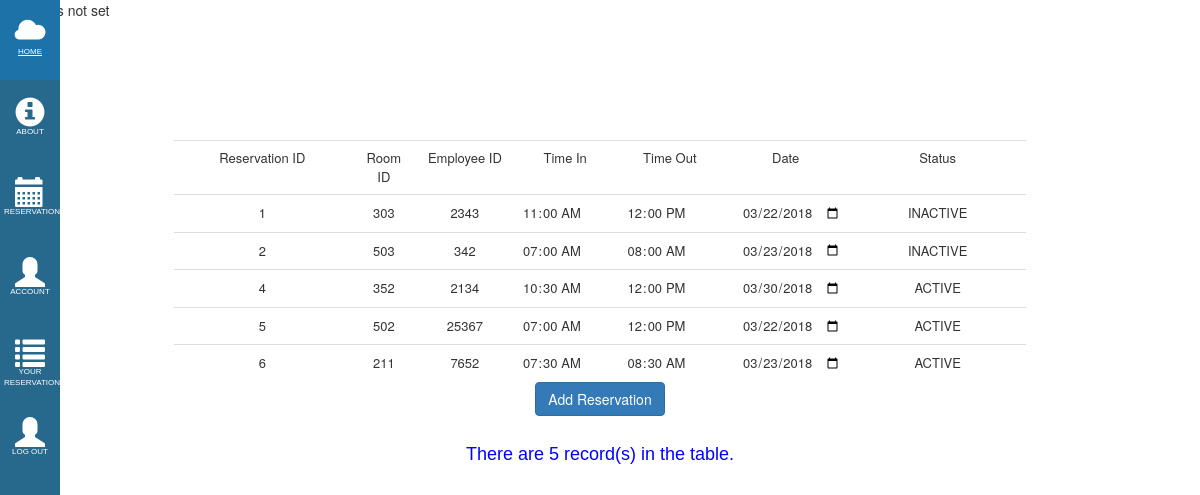
Before: /user_schedtable.php with the older database file.
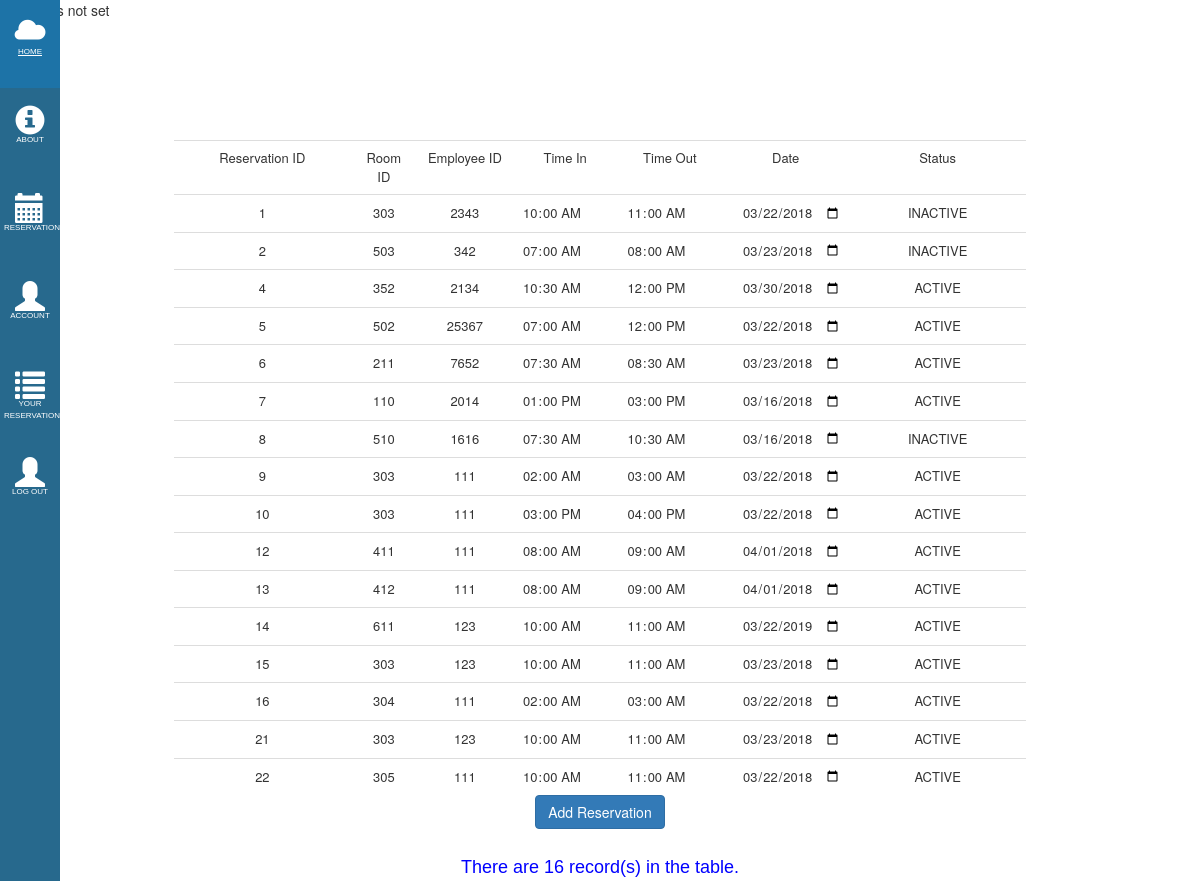
After: the same page with the newer database file.
### tables this page shows
CREATE TABLE `tbl_sched` (
  `id` int(11) NOT NULL,
  `room_id` varchar(5) NOT NULL,
  `emp_id` varchar(5) NOT NULL,
  `time_in` time NOT NULL,
  `time_out` time NOT NULL,
  `date` date NOT NULL,
  `u_code` varchar(5) NOT NULL,
  `Status` tinyint(1) NOT NULL
);

### user_schedtable.php (the view, shortened to what this page needs)
<html>
<head>
    <link rel="stylesheet" href="css/bootstrap.min.css">
    <link rel="stylesheet" href="bren/side_bar.css" type="text/css">
</head>
<body>
<?php
if (isset($_SESSION["count"])){
    echo "Count: ".$_SESSION["count"];
    echo "Selected ".$_SESSION["selected"];
}else{
    echo "Session is not set";
}
?>
<div class="sidebar">
    <ul>
        <li><a href="userpage.php"><span class="glyphicon glyphicon-cloud"></span><span class="menu_label">Home</span></a></li>
        <li><a href="#"><span class="glyphicon glyphicon-info-sign"></span><span class="menu_label">About</span></a></li>
        <li><a href="user_schedtable.php"><span class="glyphicon glyphicon-calendar"></span><span class="menu_label">Reservations</span></a></li>
        <li><a href="user_account.php"><span class="glyphicon glyphicon-user"></span><span class="menu_label">Account</span></a></li>
        <li><a href="user_reservation.php"><span class="glyphicon glyphicon-list"></span><span class="menu_label">Your Reservations</span></a></li>
        <li><a onclick="return logout()" href="login_page.php"><span class="glyphicon glyphicon-user"></span><span class="menu_label">Log Out</span></a></li>
    </ul>
</div>
<div class="container">
        <table class="table">
            <tr class="headers">
                <td>Reservation ID</td>
                <td>Room ID</td>
                <td>Employee ID</td>
                <td>Time In</td>
                <td>Time Out</td>
                <td>Date</td>
                <td>Status</td>
            </tr>
            <?php
            include 'connect.php';
            $sql ="select * from tbl_sched order by id";
            $res = mysqli_query($con, $sql);
            while($row= mysqli_fetch_array($res))
            {
            ?>
            <form <?php echo ($_SESSION["count"]==2) ? 'method=\'post\' action=\'cell_edit.php\'' : '' ?>>
            <tr>
                <td><input class="<?php echo 'cell'.$row['id']?> table_cell" name="reserv_id" id="reserv_id" value=<?php echo $row['id']; ?> readonly></td>
                <td><input class="<?php echo 'cell'.$row['id']?> table_cell" name="room_id" id="room_id" value=<?php echo $row['room_id']; ?> readonly> </td>
                <td><input class="table_cell <?php echo 'cell'.$row['id']?>" name="emp_id" id="emp_id" value=<?php echo $row['emp_id']; ?>  readonly></td>
                <td><input type="time" class="table_cell <?php echo 'cell'.$row['id']?>" name="time_in" value=<?php echo $row['time_in']; ?> readonly></td>
                <td><input type="time" class="table_cell <?php echo 'cell'.$row['id']?>" name="time_out" value=<?php echo $row['time_out']; ?>  readonly></td>
                <td><input type="date" class="table_cell <?php echo 'cell'.$row['id']?>" name="date" value=<?php echo $row['date']; ?>  readonly"></td>
                <td><input class="<?php echo 'cell'.$row['id']?> table_cell" name="status" id="status" value=<?php
                    if ($row['Status'] == 1){
                        echo 'ACTIVE';
                    }
                    else if ($row['Status'] == 0) {
                        echo 'INACTIVE';
                    }
                ?>  readonly></td>
            </tr>
            </form>
            <?php
            }
            ?>
        </table>
    <a href="addsched_user.php"> <button class="btn btn-primary">Add Reservation</button></a><br>
        <font size="4" face="arial"  color="blue">
            <?php
            include 'connect.php';
            $result = mysqli_query($con,"select * from tbl_sched");
            $rows = mysqli_num_rows($result);
            echo "<br>";
            echo "There are " . $rows . " record(s) in the table. ";
            ?>
        </font>
</div>
</body>
</html>

Changed rows visible on the page:
changed tbl_sched id 1: time_in "11:00:00" → "10:00:00"; time_out "12:00:00" → "11:00:00"
added tbl_sched: reserv_id "7", room_id "110", emp_id "2014", time_in "13:00:00", time_out "15:00:00", date "03/16/2018", status "ACTIVE"
added tbl_sched: reserv_id "8", room_id "510", emp_id "1616", time_in "07:30:00", time_out "10:30:00", date "03/16/2018", status "INACTIVE"
added tbl_sched: reserv_id "9", room_id "303", emp_id "111", time_in "02:00:00", time_out "03:00:00", date "03/22/2018", status "ACTIVE"
added tbl_sched: reserv_id "10", room_id "303", emp_id "111", time_in "15:00:00", time_out "16:00:00", date "03/22/2018", status "ACTIVE"
added tbl_sched: reserv_id "12", room_id "411", emp_id "111", time_in "08:00:00", time_out "09:00:00", date "04/01/2018", status "ACTIVE"
added tbl_sched: reserv_id "13", room_id "412", emp_id "111", time_in "08:00:00", time_out "09:00:00", date "04/01/2018", status "ACTIVE"
added tbl_sched: reserv_id "14", room_id "611", emp_id "123", time_in "10:00:00", time_out "11:00:00", date "03/22/2019", status "ACTIVE"
added tbl_sched: reserv_id "15", room_id "303", emp_id "123", time_in "10:00:00", time_out "11:00:00", date "03/23/2018", status "ACTIVE"
added tbl_sched: reserv_id "16", room_id "304", emp_id "111", time_in "02:00:00", time_out "03:00:00", date "03/22/2018", status "ACTIVE"
added tbl_sched: reserv_id "21", room_id "303", emp_id "123", time_in "10:00:00", time_out "11:00:00", date "03/23/2018", status "ACTIVE"
added tbl_sched: reserv_id "22", room_id "305", emp_id "111", time_in "10:00:00", time_out "11:00:00", date "03/22/2018", status "ACTIVE"
Other visible differences:
$rows: "5" → "16"
